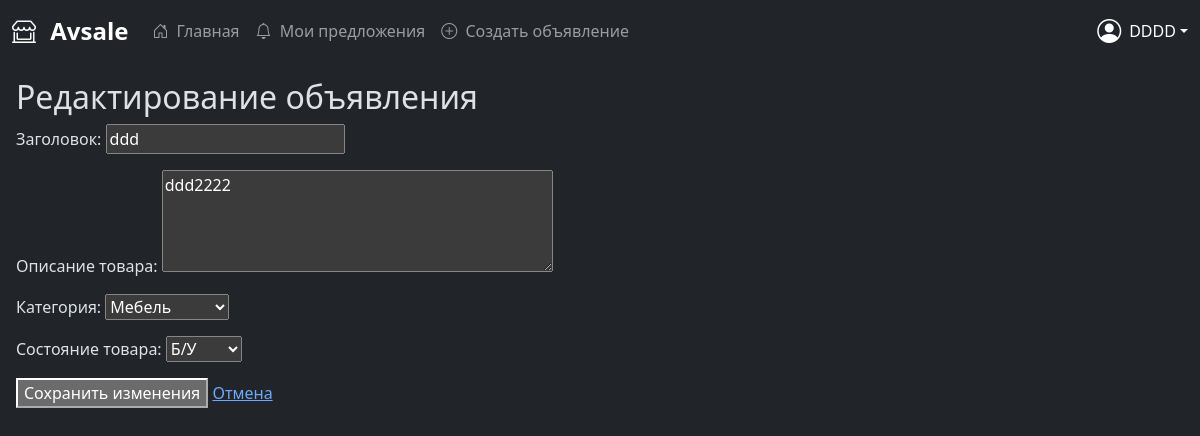
Screenshot of /posts/edit/6 (signed in) with the database file from the repository.
### accounts/models.py (models this page shows, shortened)
class Post(models.Model):
    CATEGORIES = [
        ('electronics', 'Электроника'),
        ('clothing', 'Одежда'),
        ('furniture', 'Мебель'),
        ('other', 'Другое'),
    ]
    CONDITIONS = [
        ('new', 'Новый'),
        ('used', 'Б/У'),
    ]
    title = models.CharField(max_length=180, verbose_name='Заголовок')
    description = models.TextField(verbose_name='Описание товара')
    category = models.CharField(
        max_length=20, choices=CATEGORIES, verbose_name='Категория')
    condition = models.CharField(
        max_length=20, choices=CONDITIONS, verbose_name='Состояние товара')
    created_at = models.DateTimeField(auto_now_add=True)
    author = models.ForeignKey(
        User, on_delete=models.CASCADE, related_name='posts')

### accounts/views.py (the view)
# urls.py: path('posts/edit/<int:post_id>',views.edit_post,name='edit_post'),
@login_required
def edit_post(request, post_id):
    post = get_object_or_404(Post, id=post_id)
    if request.user == post.author:
        if request.method == 'POST':
            form = PostForm(request.POST, instance=post)
            if form.is_valid():
                form.save()
                messages.success(request, "Обьявление успешно изменено")
                return redirect('auth_welcome')
        else:
            form = PostForm(instance=post)
    else:
        messages.error(
            request, "Вы можете редактировать только свои обьявления")
    return render(request, 'accounts/edit_post.html', {'form': form, 'post': post})

### accounts/forms.py
class PostForm(forms.ModelForm):
    class Meta:
        model = Post
        fields = ['title', 'description', 'category', 'condition']
        widgets = {
            'description': forms.Textarea(attrs={'rows': 4}),
        }

### accounts/templates/accounts/edit_post.html (shortened to what this page needs)
{% extends 'accounts/base.html' %}
{% load static %}
{% block content %}
<body>
    <div class="edit-form-container">
        <h2>Редактирование объявления</h2>
        <form method="post">
            {{ form.as_p }}
            <button type="submit" class="btn-save">Сохранить изменения</button>
            <a href="{% url 'auth_welcome' %}" class="btn-cancel">Отмена</a>
        </form>
    </div>
</body>
{% endblock %}

### accounts/templates/accounts/base.html (shortened to what this page needs)
{% load static %}
<!DOCTYPE html>
<html lang="ru" data-bs-theme="dark">
<head>
    <link href="https://cdn.jsdelivr.net/npm/bootstrap@5.3.3/dist/css/bootstrap.min.css" rel="stylesheet">
    <link rel="stylesheet" href="https://cdn.jsdelivr.net/npm/bootstrap-icons@1.11.1/font/bootstrap-icons.css">
    <link rel="stylesheet" href="{% static 'style.css' %}">
</head>
<body>
    {% if user.is_authenticated %}
    <div class="app-container d-flex flex-column min-vh-100">
        <nav class="navbar navbar-expand-lg navbar-dark bg-dark">
            <div class="container-fluid">
                <a class="navbar-brand fs-4 fw-bold" href="#">
                    <i class="bi bi-shop-window me-2"></i>
                    Avsale
                </a>
                <div class="collapse navbar-collapse" id="navbarNav">
                    <ul class="navbar-nav me-auto">
                        <li class="nav-item">
                            <a href="{% url 'auth_welcome' %}" class="nav-link">
                                <i class="bi bi-house-door me-1"></i>
                                Главная
                            </a>
                        </li>
                        <li class="nav-item">
                            <a href="{% url 'user_offers' %}" class="nav-link">
                                <i class="bi bi-bell me-1"></i>
                                Мои предложения
                            </a>
                        </li>
                        <li class="nav-item">
                            <a href="{% url 'create_post' %}" class="nav-link">
                                <i class="bi bi-plus-circle me-1"></i>
                                Создать объявление
                            </a>
                        </li>
                    </ul>
                    <div class="d-flex align-items-center">
                        <div class="dropdown">
                            <a href="#" class="d-flex align-items-center text-white text-decoration-none dropdown-toggle"
                               id="dropdownUser" data-bs-toggle="dropdown">
                                <i class="bi bi-person-circle fs-4 me-2"></i>
                                <span class="d-none d-sm-inline">{{ user.username }}</span>
                            </a>
                        </div>
                    </div>
                </div>
            </div>
        </nav>
        {% endif %}
        <main class="flex-grow-1 p-3">
            {% block content %}
            {% endblock %}
        </main>
    </div>
</body>
</html>

### rows the page displays
Post: title "ddd", description "ddd2222", category "Мебель", condition "Б/У"

### other values shown
{{ user.username }} "DDDD"
